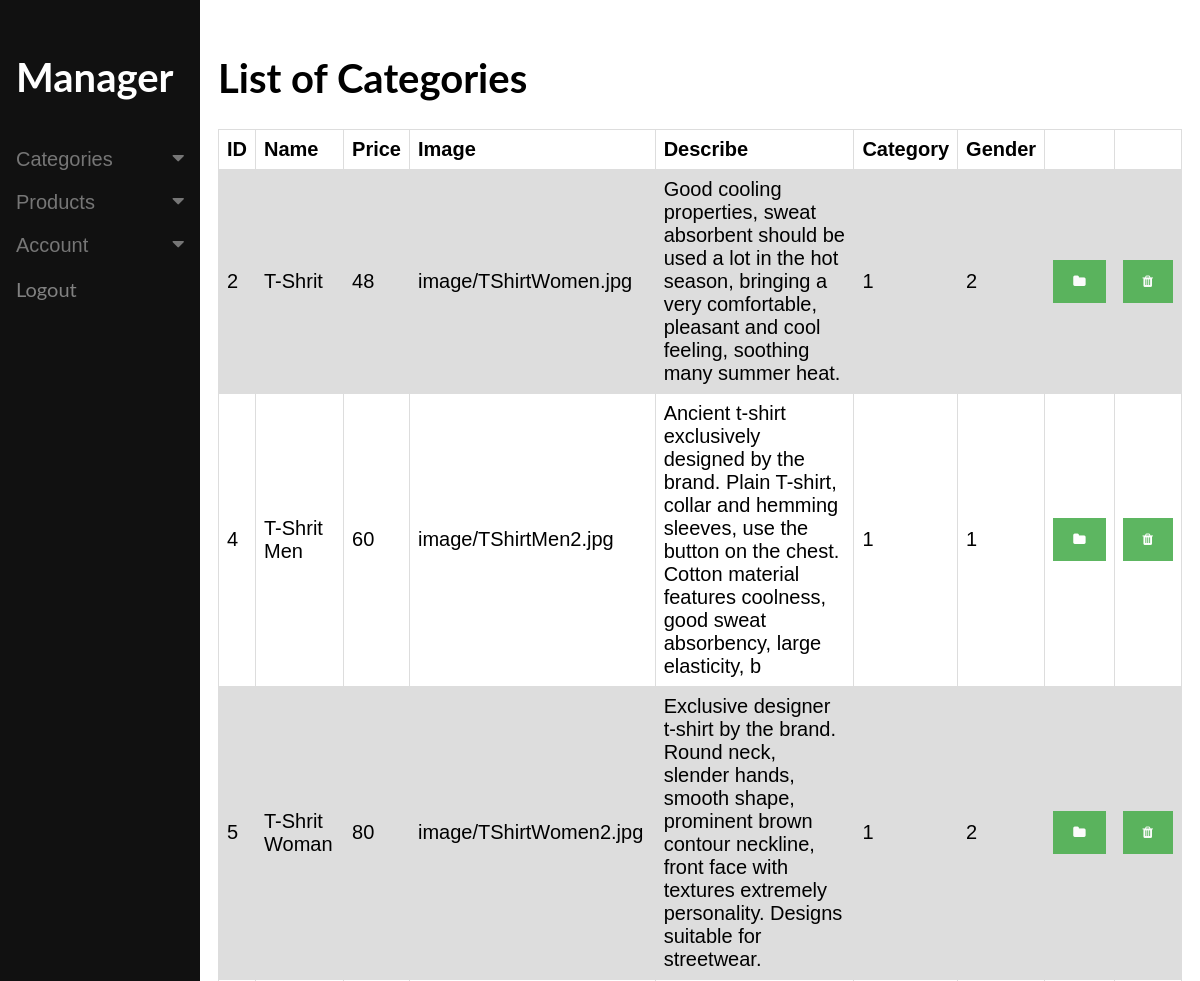
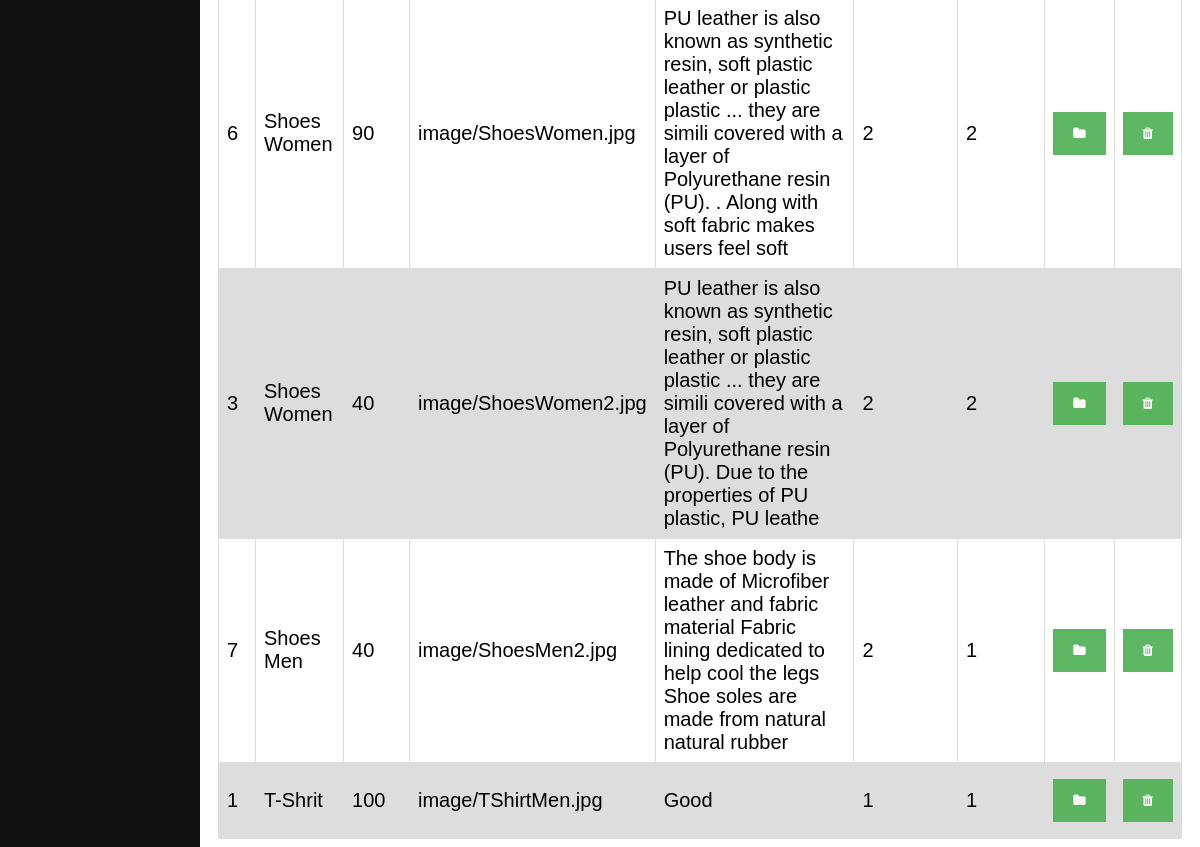
The app's page /viewPro.php with its own data (2 pictures, top to bottom).
### tables this page shows
CREATE TABLE `product` (
  `productID` int(6) DEFAULT NULL,
  `productName` varchar(100) DEFAULT NULL,
  `productPrice` int(50) DEFAULT NULL,
  `image` varchar(100) DEFAULT NULL,
  `des` varchar(200) DEFAULT NULL,
  `cateID` int(6) DEFAULT NULL,
  `genderID` int(6) DEFAULT NULL
);

### viewPro.php (the view, shortened to what this page needs)
<!DOCTYPE html>
<html>
<head>
<link rel="stylesheet" href="https://cdnjs.cloudflare.com/ajax/libs/font-awesome/4.7.0/css/font-awesome.min.css">
<link rel="stylesheet" href="https://cdnjs.cloudflare.com/ajax/libs/font-awesome/4.7.0/css/font-awesome.min.css">
</head>
<body>
<div class="sidenav">
  <a href="manager.php"><h1 style="color: white;margin-right:15px;">Manager</h1></a>
  <button class="dropdown-btn">Categories
    <i class="fa fa-caret-down"></i>
  </button>
  <button class="dropdown-btn">Products
    <i class="fa fa-caret-down"></i>
  </button>
        <button class="dropdown-btn">Account
    <i class="fa fa-caret-down"></i>
  </button>
  <a href="index.php">Logout</a>
</div>
<div class="main">
  <h1 style="margin-top: 54px;">List of Categories</h1>
  <table>
  <tr>
    <th>ID</th>
    <th>Name</th>
    <th>Price</th>
    <th>Image</th>
    <th>Describe</th>
    <th>Category</th>
    <th>Gender</th>
    <th></th>
    <th></th>
  </tr>
              <?php
                $mysqli = new mysqli("localhost","root","","asmt");
                $query = $mysqli -> query("Select * From product");
                while($rows=$query->fetch_assoc()){
              ?>
  <tr>
    <td><?php echo $rows['productID']?></td>
    <td><?php echo $rows['productName']?></td>
    <td><?php echo $rows['productPrice']?></td>
    <td><?php echo $rows['image']?></td>
    <td><?php echo $rows['des']?></td>
    <td><?php echo $rows['cateID']?></td>
    <td><?php echo $rows['genderID']?></td>
    <td style="height: 5px;width: 5px;"><a href="editPro.php?productID=<?=$rows['productID']?>"><button class="btn"><i class="fa fa-folder"></i></button></td></a>
    <td style="height: 5px;width: 5px;"><a href="deletePro.php?productID=<?=$rows['productID']?>"><button class="btn"><i class="fa fa-trash"></i></button></td></a>
  </tr>
  <?php
            }
          ?>
</table>
</body>
</html>

### viewPro.php (style rules this page uses)
body { font-family: "Lato", sans-serif; }
button { background-color: #4CAF50; color: white; padding: 14px 20px; margin: 8px 0; border: none; cursor: pointer; width: 100%; opacity: 0.9; }
.sidenav { height: 100%; width: 200px; position: fixed; z-index: 1; top: 0; left: 0; background-color: #111; overflow-x: hidden; padding-top: 20px; }
.sidenav a, .dropdown-btn { padding: 6px 8px 6px 16px; text-decoration: none; font-size: 20px; color: #818181; display: block; border: none; background: none; width: 100%; text-align: left; cursor: pointer; outline: none; }
.main { margin-left: 200px; font-size: 20px; padding: 0px 10px; }
.fa-caret-down { float: right; padding-right: 8px; }
table { font-family: arial, sans-serif; border-collapse: collapse; width: 100%; }
td, th { border: 1px solid #dddddd; text-align: left; padding: 8px; }
tr:nth-child(even) { background-color: #dddddd; }

### records on screen
product: productID "2", productName "T-Shrit", productPrice "48", image "image/TShirtWomen.jpg", des "Good cooling properties, sweat absorbent should be used a lot in the hot season, bringing a very comfortable, pleasant and cool feeling, soothing many summer heat.", cateID "1", genderID "2"
product: productID "4", productName "T-Shrit Men", productPrice "60", image "image/TShirtMen2.jpg", des "Ancient t-shirt exclusively designed by the brand. Plain T-shirt, collar and hemming sleeves, use the button on the chest. Cotton material features coolness, good sweat absorbency, large elasticity, b", cateID "1", genderID "1"
product: productID "5", productName "T-Shrit Woman", productPrice "80", image "image/TShirtWomen2.jpg", des "Exclusive designer t-shirt by the brand. Round neck, slender hands, smooth shape, prominent brown contour neckline, front face with textures extremely personality. Designs suitable for streetwear.", cateID "1", genderID "2"
product: productID "6", productName "Shoes Women", productPrice "90", image "image/ShoesWomen.jpg", des "PU leather is also known as synthetic resin, soft plastic leather or plastic plastic ... they are simili covered with a layer of Polyurethane resin (PU). . Along with soft fabric makes users feel soft", cateID "2", genderID "2"
product: productID "3", productName "Shoes Women", productPrice "40", image "image/ShoesWomen2.jpg", des "PU leather is also known as synthetic resin, soft plastic leather or plastic plastic ... they are simili covered with a layer of Polyurethane resin (PU). Due to the properties of PU plastic, PU leathe", cateID "2", genderID "2"
product: productID "7", productName "Shoes Men", productPrice "40", image "image/ShoesMen2.jpg", des "The shoe body is made of Microfiber leather and fabric material Fabric lining dedicated to help cool the legs Shoe soles are made from natural natural rubber", cateID "2", genderID "1"
product: productID "1", productName "T-Shrit", productPrice "100", image "image/TShirtMen.jpg", des "Good", cateID "1", genderID "1"
